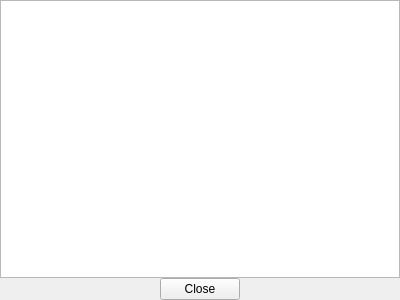
<ui version="4.0" >
 <class>DebugLogWidget</class>
 <widget class="QWidget" name="DebugLogWidget" >
  <property name="geometry" >
   <rect>
    <x>0</x>
    <y>0</y>
    <width>400</width>
    <height>300</height>
   </rect>
  </property>
  <property name="windowTitle" >
   <string>Debug Log</string>
  </property>
  <layout class="QVBoxLayout" name="verticalLayout" >
   <property name="spacing" >
    <number>0</number>
   </property>
   <property name="margin" >
    <number>0</number>
   </property>
   <item>
    <widget class="QTextEdit" name="textEdit" />
   </item>
   <item>
    <layout class="QHBoxLayout" name="horizontalLayout" >
     <item>
      <spacer name="horizontalSpacer" >
       <property name="orientation" >
        <enum>Qt::Horizontal</enum>
       </property>
       <property name="sizeHint" stdset="0" >
        <size>
         <width>40</width>
         <height>20</height>
        </size>
       </property>
      </spacer>
     </item>
     <item>
      <widget class="QPushButton" name="pushButton" >
       <property name="text" >
        <string>Close</string>
       </property>
      </widget>
     </item>
     <item>
      <spacer name="horizontalSpacer_2" >
       <property name="orientation" >
        <enum>Qt::Horizontal</enum>
       </property>
       <property name="sizeHint" stdset="0" >
        <size>
         <width>40</width>
         <height>20</height>
        </size>
       </property>
      </spacer>
     </item>
    </layout>
   </item>
  </layout>
 </widget>
 <resources/>
 <connections>
  <connection>
   <sender>pushButton</sender>
   <signal>clicked()</signal>
   <receiver>DebugLogWidget</receiver>
   <slot>close()</slot>
   <hints>
    <hint type="sourcelabel" >
     <x>217</x>
     <y>284</y>
    </hint>
    <hint type="destinationlabel" >
     <x>179</x>
     <y>-16</y>
    </hint>
   </hints>
  </connection>
 </connections>
</ui>
